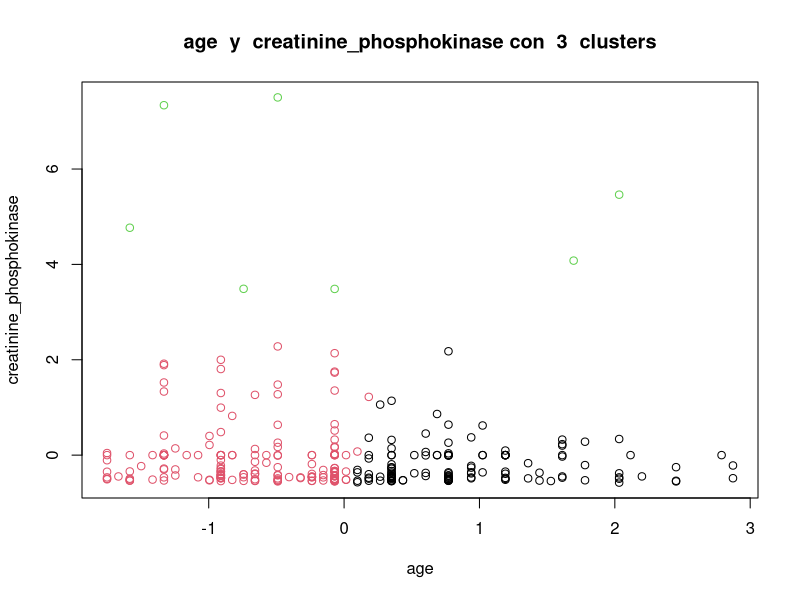
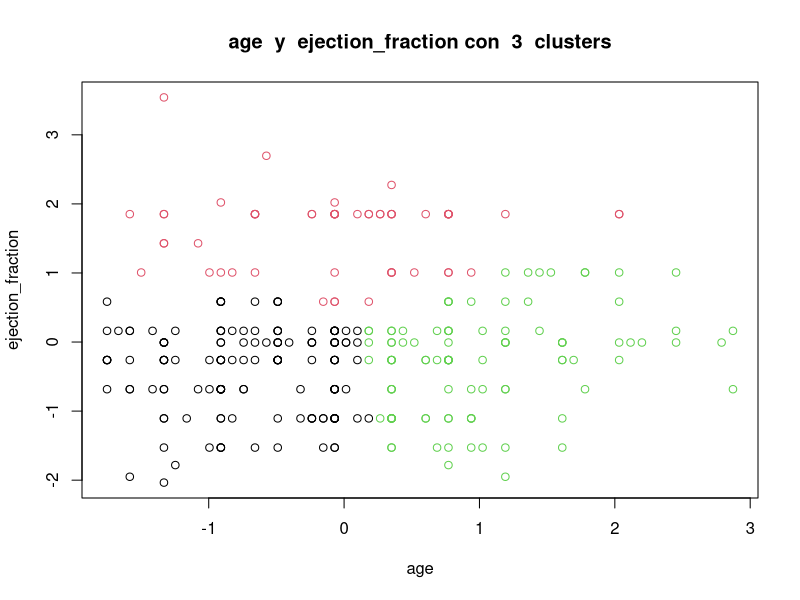
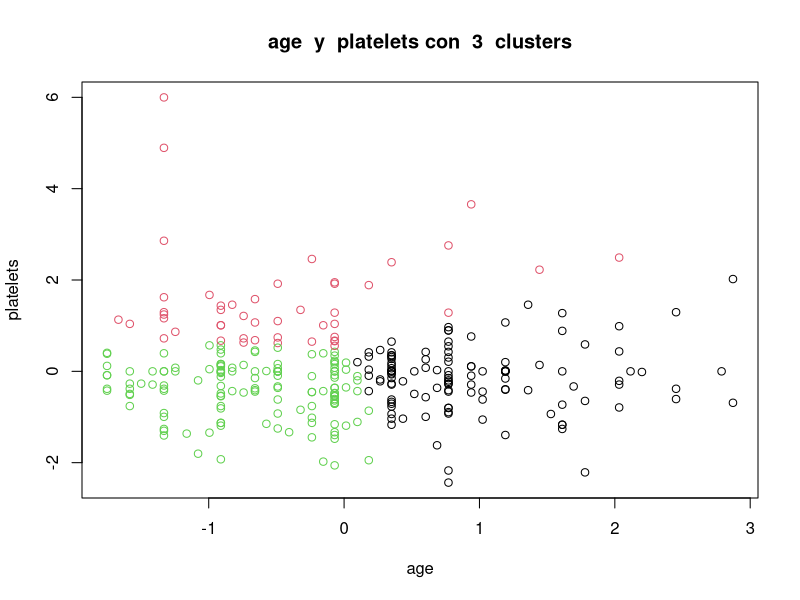
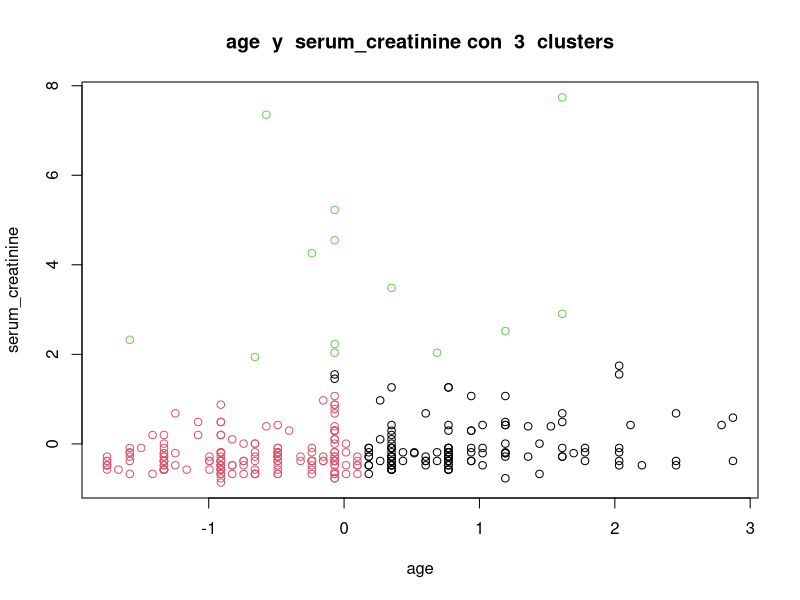
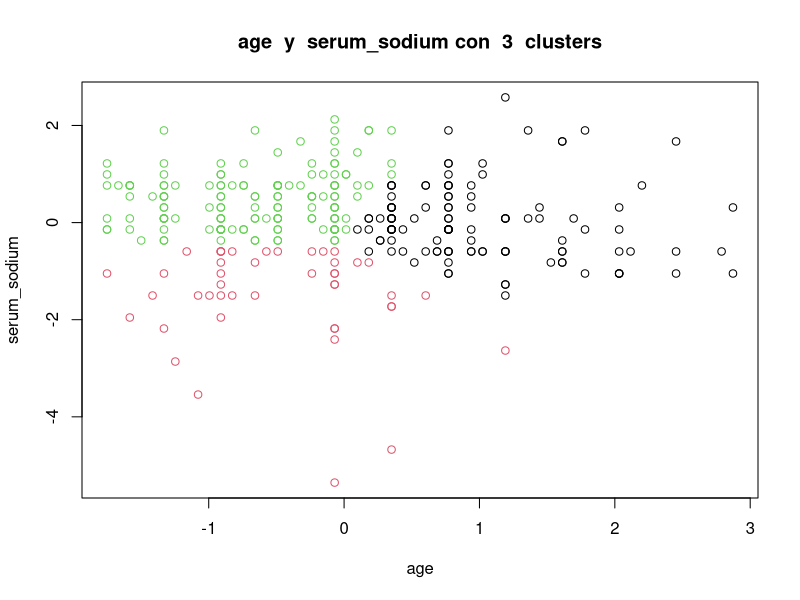
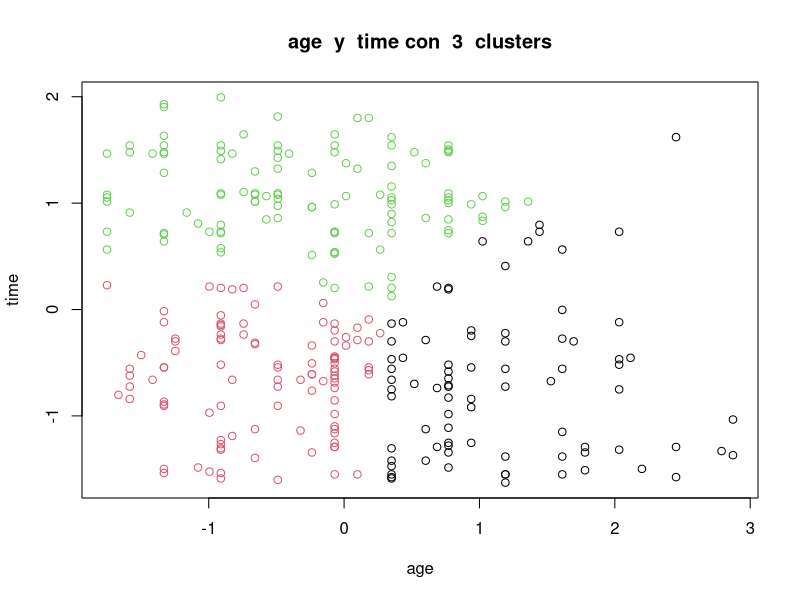
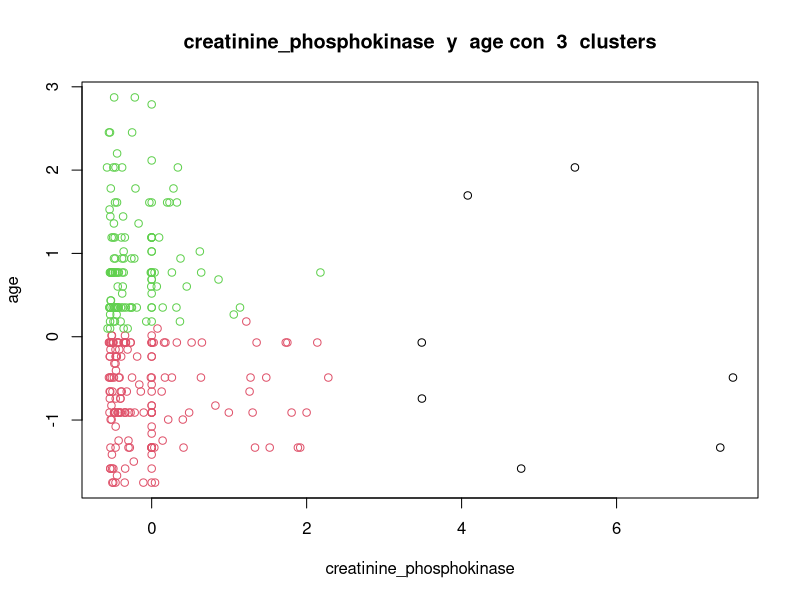
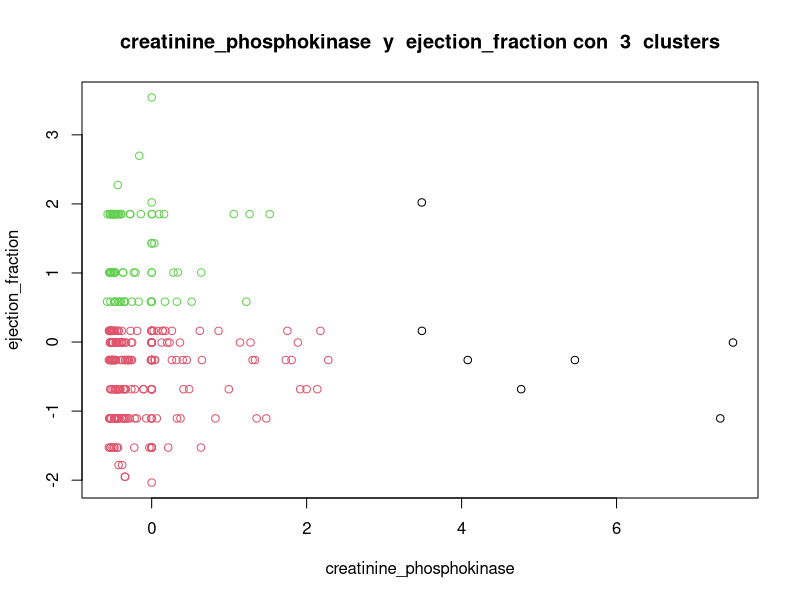

Write R code to recreate these figures, in order. (Note: this script raises an error after producing the figures.)
## ---- chunk 1
library(cluster)

SAVE_PATH <- "../data/clustering/"
binary_columns <- c("anaemia", "diabetes", "high_blood_pressure", "sex", "smoking", "death")
## ---- chunk 2
df <- read.csv("../data/heart_failure.csv")
scaled_df <- data.frame(scale(df))
head(df)
## ---- chunk 3
clustering <- function(dataframe, k, columns) {
  km_df <- subset(dataframe, select = columns)
  km <- kmeans(km_df, center=k, nstart=50)
  plot(km_df, col=km$cluster, main=paste(columns[1], " y ", columns[2], "con ", k, " clusters"))
}

plot_clustering <- function(dataframe, k, save_path) {
  for (column1 in names(dataframe)) {
    for (column2 in names(dataframe)) {
      if (column2 != column1) {
        plot_filename <- paste(SAVE_PATH, save_path, column1, "_", column2, "_", "k_", k, ".png", sep = "")
        png(filename=plot_filename)
        clustering(dataframe, k, c(column1, column2))
        dev.off()
      }
    }
  }
}
## ---- chunk 4
kmeans_df <- subset(scaled_df, select = setdiff(names(scaled_df), binary_columns))
plot_clustering(kmeans_df, k = 3, "simple/")
## ---- chunk 5
pca <- prcomp(df, scale=TRUE, center=TRUE)
pca <- pca$x[,1:10]
plot_clustering(pca, k=5, "pca/")
## ---- chunk 6
par(mfrow = c(1, 2))
clustering(scaled_df, 5, c("age", "creatinine_phosphokinase"))
clustering(pca, 5, c("PC1", "PC2"))
## ---- chunk 7
plot_h_clustering <- function(dataframe, save_name) {
  for (m in c("complete", "average", "single")) {
    hclust <- hclust(dist(dataframe), method = m)
    png(filename=paste(SAVE_PATH, "jerarquico/", save_name, "_", "distance_", m, ".png", sep = ""))
    plot(hclust, main = paste("Hclustering de ", save_name, ". dist: '", m, "'", sep=""))
    dev.off()
    plot(hclust, main = paste("Hclustering de ", save_name, ". dist: '", m, "'", sep=""))
  }
}
## ---- chunk 8
par(mfrow = c(3, 3))
plot_h_clustering(df, "raw")
plot_h_clustering(scaled_df, "scaled")
plot_h_clustering(pca, "pca")
## ---- chunk 9
par(mfrow = c(1, 3))
plot_h_clustering(pca[1:15, 1:10], "raw")
## ---- chunk 10
compute_silhouette <- function(dataframe, k){
  km <- kmeans(dataframe, centers = k, nstart=50)
  sil <- silhouette(km$cluster, dist(dataframe))
  mean(sil[, 3])
}

plot_silhouette_by_centers <- function(dataframe, save_name){
  centers <- 2:10
  mean_sil <- sapply(centers, compute_silhouette, dataframe=dataframe)
  plot_filename <- paste(SAVE_PATH, "silhouette/", save_name, "_silhouette_evolution.png", sep = "")
  png(filename=plot_filename)
  plot(centers, type='b', mean_sil, main= paste(save_name, " silhouette evolution", sep=""), xlab='k', ylab='Silhouette', frame=FALSE)
  dev.off()
  plot(centers, type='b', mean_sil, main= paste(save_name, " silhouette evolution", sep=""), xlab='k', ylab='Silhouette', frame=FALSE)
}
## ---- chunk 11
par(mfrow = c(1, 3))
plot_silhouette_by_centers(scaled_df, "scaled")
plot_silhouette_by_centers(df, "raw")
plot_silhouette_by_centers(pca, "pca")
